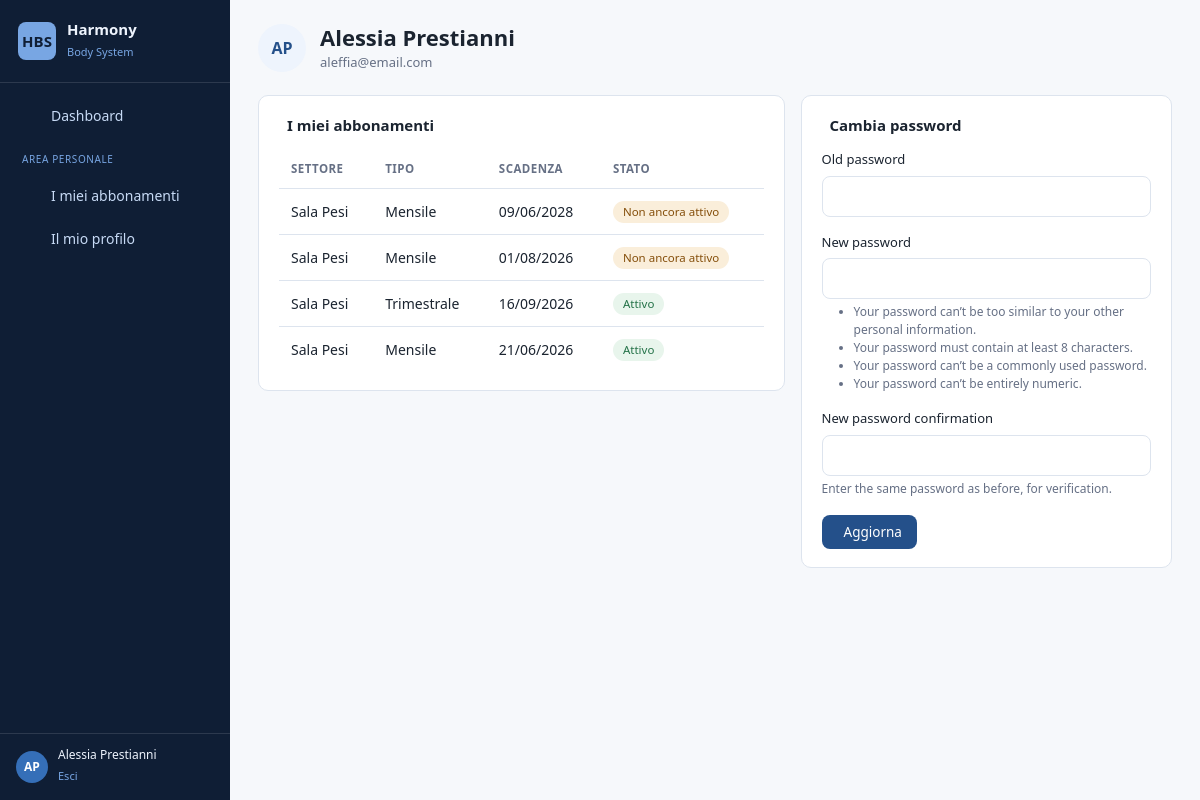
/members/profile/ (signed in), run on the app's committed database.
### members/models.py (models this page shows, shortened)
class Member(AbstractUser):
    class Role(models.TextChoices):
        ADMIN = "ADMIN", _("Amministratore")
        STAFF = "STAFF", _("Segreteria")
        INSTRUCTOR = "INSTRUCTOR", _("Istruttore")
        MEMBER = "MEMBER", _("Socio")
    class Sex(models.TextChoices):
        MALE = "M", _("Maschio")
        FEMALE = "F", _("Femmina")
    role = models.CharField(
        _("Ruolo"), max_length=20, choices=Role.choices, default=Role.MEMBER
    )
    first_name = models.CharField(_("Nome"), max_length=150, blank=False)
    last_name = models.CharField(_("Cognome"), max_length=150, blank=False)
    email = models.EmailField(_("Email"), blank=True)
    card_number = models.CharField(
        _("Numero tessera"), max_length=30, unique=True, null=True, blank=True,
        help_text=_("Formato es. BS/23/00202"),
    )
    fiscal_code = models.CharField(_("Codice fiscale"), max_length=16, blank=True)
    sex = models.CharField(_("Sesso"), max_length=1, choices=Sex.choices, blank=True)
    date_of_birth = models.DateField(_("Data di nascita"), null=True, blank=True)
    birth_place = models.CharField(_("Luogo di nascita"), max_length=120, blank=True)
    phone_number = models.CharField(_("Cellulare"), max_length=20, blank=True)
    phone_home = models.CharField(_("Telefono casa"), max_length=20, blank=True)
    address = models.CharField(_("Indirizzo"), max_length=255, blank=True)
    residence_city = models.CharField(_("Comune di residenza"), max_length=120, blank=True)
    province = models.CharField(_("Provincia"), max_length=2, blank=True)
    postal_code = models.CharField(_("CAP"), max_length=5, blank=True)
    photo = models.ImageField(_("Foto"), upload_to="member_photos/", null=True, blank=True)
    notes = models.TextField(_("Note"), blank=True)
    registration_date = models.DateField(_("Data registrazione"), null=True, blank=True)
    is_dismissed = models.BooleanField(_("Dimesso / Cessato"), default=False)
    sector = models.ForeignKey(
        Sector, on_delete=models.SET_NULL, null=True, blank=True,
        related_name="members", verbose_name=_("Settore"),
    )
    instructor = models.ForeignKey(
        Instructor, on_delete=models.SET_NULL, null=True, blank=True,
        related_name="members", verbose_name=_("Insegnante tecnico"),
    )
    guardian = models.ForeignKey(
        "self", on_delete=models.SET_NULL, null=True, blank=True,
        related_name="dependents", verbose_name=_("Genitore / tutore"),
    )
    class Meta:
        verbose_name = _("Socio")
        verbose_name_plural = _("Soci")
        ordering = ["last_name", "first_name"]

class Subscription(models.Model):
    class SubscriptionType(models.TextChoices):
        MONTHLY = 'MONTHLY', _('Mensile')
        QUARTERLY = 'QUARTERLY', _('Trimestrale')
        FOURMONTH = 'FOURMONTH', _('Quadrimestrale')
        SEMESTRAL = 'SEMESTRAL', _('Semestrale')
        ANNUAL = 'ANNUAL', _('Annuale')
    member = models.ForeignKey(
        Member, on_delete=models.CASCADE,
        related_name="subscriptions", verbose_name=_("Socio"),
    )
    subscription_type = models.CharField(
        max_length=20, choices=SubscriptionType.choices,
        verbose_name=_("Tipologia abbonamento"),
    )
    sector = models.ForeignKey(
        Sector, on_delete=models.PROTECT,
        related_name="subscriptions", verbose_name=_("Settore"),
        null=True, blank=True,
    )
    start_date = models.DateField(verbose_name=_("Data inizio"))
    end_date = models.DateField(verbose_name=_("Data fine"), null=True, blank=True)
    package = models.ForeignKey(
        'Package', on_delete=models.PROTECT,
        related_name="subscriptions", verbose_name=_("Pacchetto"),
        null=True, blank=True,   # nullable per non rompere i record esistenti
    )
    class Meta:
        verbose_name = _("Abbonamento")
        verbose_name_plural = _("Abbonamenti")
        ordering = ['-end_date']

class Sector(models.Model):
    name = models.CharField(_("Settore"), max_length=100, unique=True)
    is_active = models.BooleanField(_("Attivo"), default=True)
    class Meta:
        verbose_name = _("Settore")
        verbose_name_plural = _("Settori")
        ordering = ["name"]

### members/views.py (the view)
# urls.py: path("profile/", views.profile, name="profile"),
@login_required
def profile(request):
    user = request.user
    feedback = []  # rinominato: non sovrascrivere il modulo 'messages'
    if request.method == 'POST':
        password_form = PasswordChangeForm(user, request.POST)
        if password_form.is_valid():
            password_form.save()
            update_session_auth_hash(request, user)
            feedback.append({'tags': 'success', 'message': 'Password aggiornata con successo.'})
        else:
            feedback.append({'tags': 'danger', 'message': "Errore nell'aggiornamento della password."})
    else:
        password_form = PasswordChangeForm(user)
    today = timezone.now().date()
    subscriptions = Subscription.objects.filter(member=user).order_by('-start_date')
    subscriptions_list = []
    for sub in subscriptions:
        if sub.start_date and sub.start_date > today:
            status = "Non ancora attivo"
        elif sub.end_date and sub.end_date < today:
            status = "Scaduto"
        else:
            status = "Attivo"
        subscriptions_list.append({'subscription': sub, 'status': status})
    context = {
        'user': user,
        'password_form': password_form,
        'messages': feedback,
        'subscriptions_list': subscriptions_list,
    }
    return render(request, "members/profile.html", context)

### members/templatetags/form_tags.py (called while the page is built)
@register.filter(name='add_class')
def add_class(field, css_class):
    return field.as_widget(attrs={"class": css_class})

### templates/members/profile.html (shortened to what this page needs)
{% extends "base.html" %}
{% load static %}
{% load form_tags %}
{% block content %}
<div class="hbs-pagehead">
    <div class="d-flex align-items-center" style="gap:14px;">
        <span class="hbs-avatar" style="width:48px; height:48px; font-size:16px;">{{ user.first_name|first|upper }}{{ user.last_name|first|upper }}</span>
        <div>
            <h1>{{ user.get_full_name|default:user.username }}</h1>
            <p class="hbs-pagehead__sub">{{ user.email }}</p>
        </div>
    </div>
</div>
<div class="row g-3">
    <div class="col-lg-7">
        <div class="hbs-card">
            <div class="hbs-card__title"> I miei abbonamenti</div>
            {% if subscriptions_list %}
                <table class="hbs-table">
                    <thead><tr><th>Settore</th><th>Tipo</th><th>Scadenza</th><th>Stato</th></tr></thead>
                    <tbody>
                        {% for item in subscriptions_list %}
                        <tr>
                            <td class="hbs-table__name">{% if item.subscription.sector %}{{ item.subscription.sector.name }}{% else %}—{% endif %}</td>
                            <td>{{ item.subscription.get_subscription_type_display }}</td>
                            <td>{{ item.subscription.end_date|date:"d/m/Y"|default:"—" }}</td>
                            <td>
                                {% if item.status == "Attivo" %}<span class="hbs-badge hbs-badge--ok">Attivo</span>
                                {% elif item.status == "Scaduto" %}<span class="hbs-badge hbs-badge--danger">Scaduto</span>
                                {% else %}<span class="hbs-badge hbs-badge--warn">{{ item.status }}</span>{% endif %}
                            </td>
                        </tr>
                        {% endfor %}
                    </tbody>
                </table>
            {% else %}
                <div class="hbs-empty" style="padding:28px;"><i class="ti ti-calendar-off"></i><p>Nessun abbonamento registrato.</p></div>
            {% endif %}
        </div>
    </div>
    <div class="col-lg-5">
        <div class="hbs-card">
            <div class="hbs-card__title"> Cambia password</div>
            <form method="post" class="hbs-form">
                {% for field in password_form %}
                    <div class="hbs-field">
                        <label for="{{ field.id_for_label }}">{{ field.label }}</label>
                        {{ field|add_class:"form-control" }}
                        {% if field.help_text %}<span class="helptext">{{ field.help_text|safe }}</span>{% endif %}
                    </div>
                {% endfor %}
                <button type="submit" class="hbs-btn hbs-btn--primary"> Aggiorna</button>
            </form>
        </div>
    </div>
</div>
{% endblock %}

### templates/base.html (shortened to what this page needs)
{% load static %}
<!DOCTYPE html>
<html lang="it">
<head>
    <link href="https://cdn.jsdelivr.net/npm/bootstrap@5.3.3/dist/css/bootstrap.min.css" rel="stylesheet">
    <link rel="stylesheet" href="https://cdn.jsdelivr.net/npm/@tabler/icons-webfont@3.7.0/dist/tabler-icons.min.css">
    <link href="{% static 'css/theme.css' %}" rel="stylesheet">
</head>
<body>
{% if user.is_authenticated %}
<div class="hbs-shell">
    <aside class="hbs-sidebar" id="hbsSidebar">
        <a href="{% url 'dashboard' %}" class="hbs-brand">
            <span class="hbs-brand__logo">HBS</span>
            <span>
                <span class="hbs-brand__name d-block">Harmony</span>
                <span class="hbs-brand__sub">Body System</span>
            </span>
        </a>
        <nav class="hbs-nav">
            <a href="{% url 'dashboard' %}"
               class="hbs-nav__link {% if active_nav == 'dashboard' %}is-active{% endif %}">
                 Dashboard
            </a>
            {% if user.is_staff or user.is_superuser %}
                <div class="hbs-nav__section">Gestione</div>
                <a href="{% url 'members:subscription_status' %}"
                   class="hbs-nav__link {% if active_nav == 'subscriptions' %}is-active{% endif %}">
                    <i class="ti ti-calendar-event"></i> Abbonamenti
                </a>
                    <a href="{% url 'members:payment_all' %}"
                        class="hbs-nav__link {% if active_nav == 'payments' %}is-active{% endif %}">
                        <i class="ti ti-cash"></i> Pagamenti
                </a>
                <a href="{% url 'members:medical_certificate_status' %}"
                   class="hbs-nav__link {% if active_nav == 'certificates' %}is-active{% endif %}">
                    <i class="ti ti-stethoscope"></i> Certificati
                </a>
                <div class="hbs-nav__section">Amministrazione</div>
                <a href="{% url 'members:config_home' %}"
                   class="hbs-nav__link {% if active_nav == 'config' %}is-active{% endif %}">
                    <i class="ti ti-settings"></i> Configurazione
                </a>
                <a href="{% url 'admin:index' %}" class="hbs-nav__link">
                    <i class="ti ti-shield-lock"></i> Admin tecnico
                </a>
            {% else %}
                <div class="hbs-nav__section">Area personale</div>
                <a href="{% url 'dashboard' %}"
                   class="hbs-nav__link {% if active_nav == 'my_subscriptions' %}is-active{% endif %}">
                     I miei abbonamenti
                </a>
                <a href="{% url 'members:profile' %}"
                   class="hbs-nav__link {% if active_nav == 'profile' %}is-active{% endif %}">
                     Il mio profilo
                </a>
            {% endif %}
        </nav>
        <div class="hbs-userbox">
            <span class="hbs-userbox__avatar">{{ user.first_name|first|upper }}{{ user.last_name|first|upper }}</span>
            <span>
                <span class="hbs-userbox__name d-block">{{ user.get_full_name|default:user.username }}</span>
                <form method="post" action="{% url 'logout' %}" style="margin:0;">
                    <button type="submit" class="hbs-userbox__link" style="background:none; border:none; padding:0; cursor:pointer;">
                         Esci
                    </button>
                </form>
            </span>
        </div>
    </aside>
    <div class="hbs-main">
        {% block content %}{% endblock %}
    </div>
</div>
{% else %}
    {% block fullscreen %}{% endblock %}
{% endif %}
</body>
</html>

### data on the page
Member: first_name|first "A", last_name|first "P", get_full_name "Alessia Prestianni", email "aleffia@email.com"
Subscription: subscription.sector.name "Sala Pesi", subscription.subscription_type "Mensile", subscription.end_date "09/06/2028", status "Non ancora attivo"
Subscription: subscription.sector.name "Sala Pesi", subscription.subscription_type "Mensile", subscription.end_date "01/08/2026", status "Non ancora attivo"
Subscription: subscription.sector.name "Sala Pesi", subscription.subscription_type "Trimestrale", subscription.end_date "16/09/2026", shows "Attivo"
Subscription: subscription.sector.name "Sala Pesi", subscription.subscription_type "Mensile", subscription.end_date "21/06/2026", shows "Attivo"

### other printed values
{{ field.label }} "Old password" "New password" "New password confirmation"
{{ field.help_text|safe }} "Enter the same password as before, for verification."
